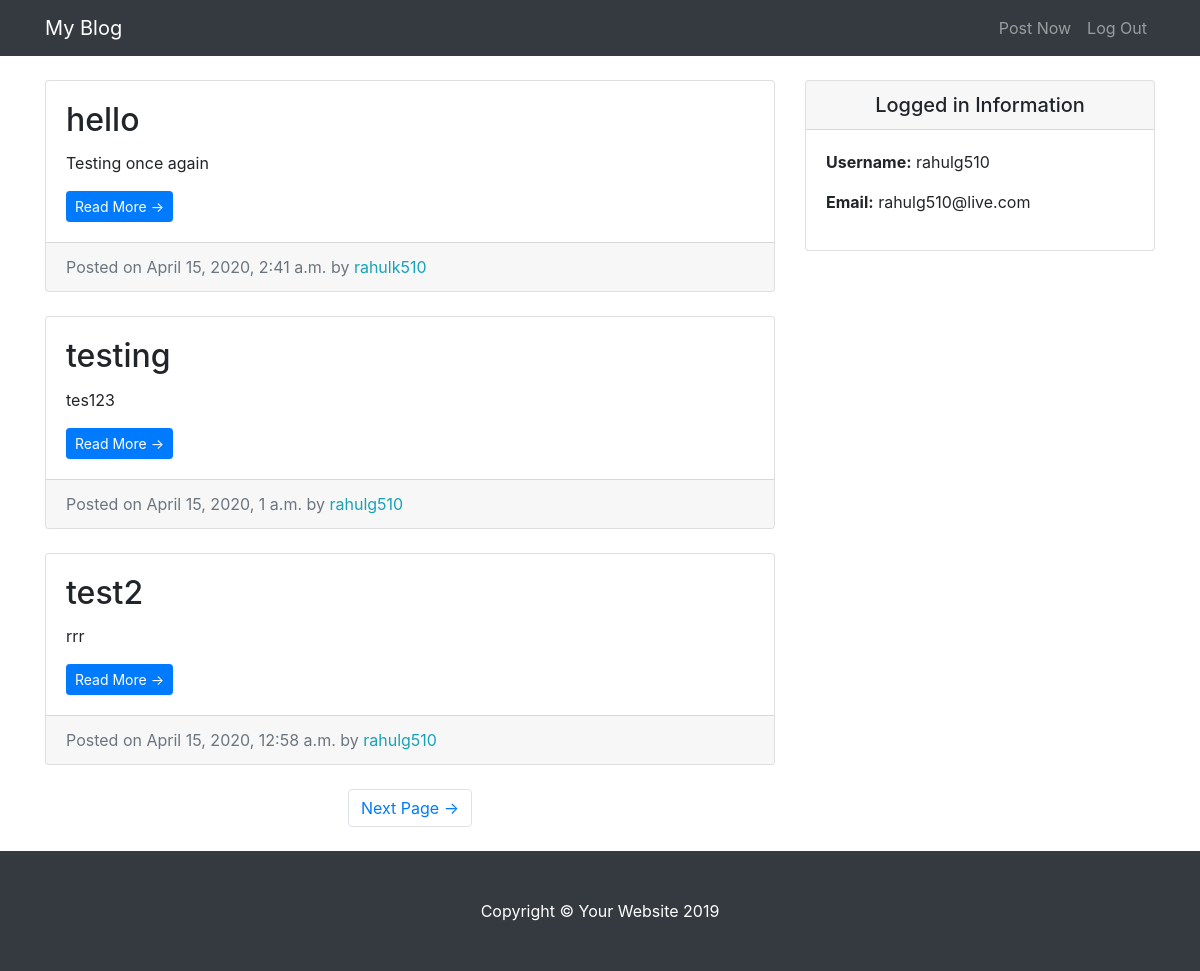
The app's page / (signed in), older data.
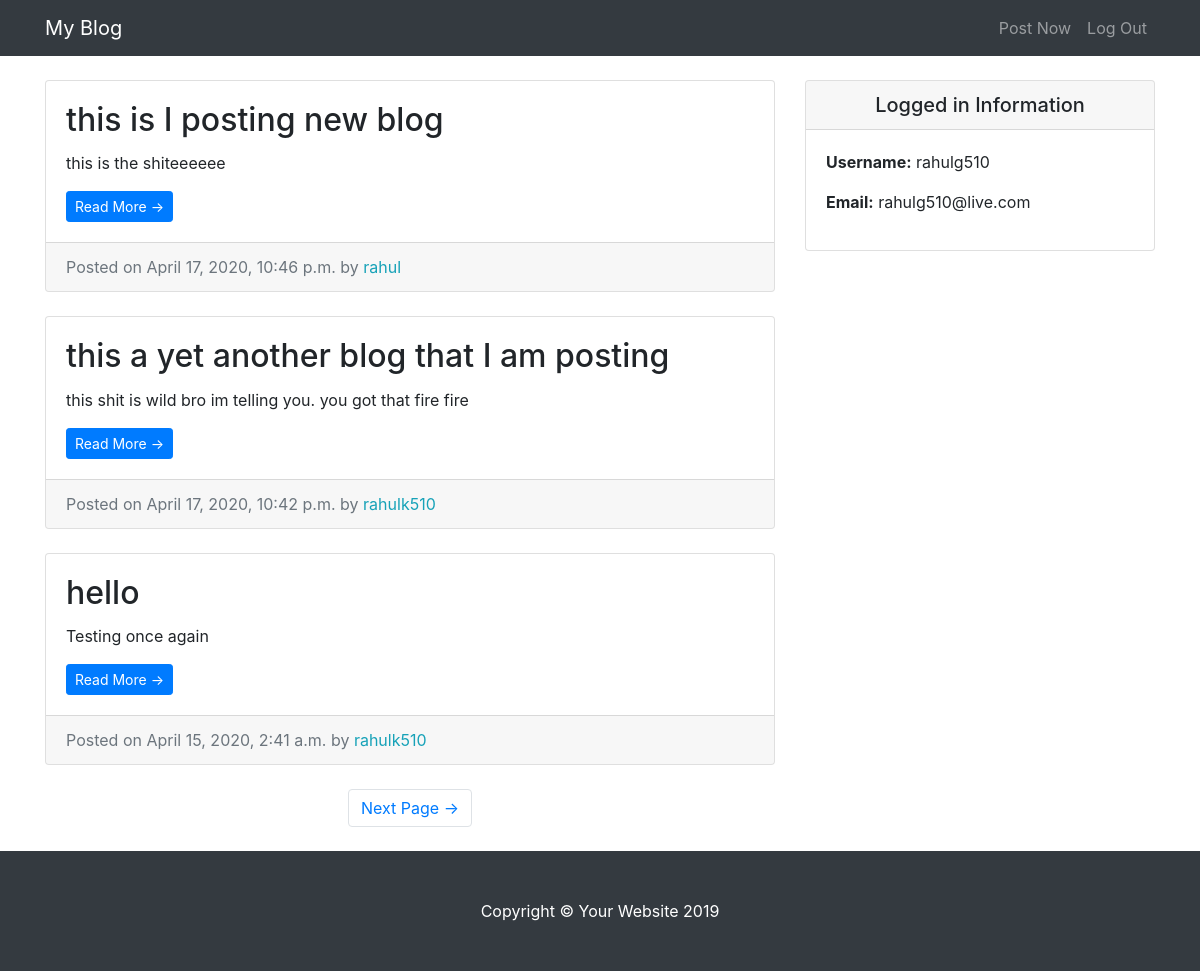
The same page, newer data.
### blogEntries/models.py (models this page shows, shortened)
class BlogEntry(models.Model):
    entry_title = models.CharField(max_length=50)
    entry_text = models.TextField()
    entry_date = models.DateTimeField(auto_now_add=True)
    entry_author = models.ForeignKey(User, on_delete=models.CASCADE)
    class Meta:
        verbose_name_plural = "blogEntries"

### blogEntries/views.py (the view)
# urls.py: path('', HomeView.as_view(), name = 'blog-home'),
class HomeView(LoginRequiredMixin ,ListView):
    model = BlogEntry
    template_name = 'blogEntries/index.html'
    context_object_name = 'blog_entries'
    ordering = ['-entry_date']
    paginate_by = 3

### blogEntries/templates/blogEntries/index.html (shortened to what this page needs)
{% extends "blogEntries/base.html" %}
{% block content %}
 <div class="col-md-8">
    {% for entry in blog_entries %}
    <div class="card mb-4 mt-4">
      <div class="card-body">
        <h2 class="card-title">{{ entry.entry_title }}</h2>
        <p class="card-text">{{entry.entry_text|truncatechars:200 }}</p>
        <a href="{% url 'entry-detail' entry.pk %}" class="btn btn-primary btn-sm">Read More &rarr;</a>
      </div>
      <div class="card-footer text-muted">
        Posted on {{entry.entry_date}} by
        <span class= "text-info mr-2">{{entry.entry_author}}</span>
      </div>
    </div>
    {% endfor %}
    {% if is_paginated %}
    <ul class="pagination justify-content-center mb-4">
      {% if page_obj.has_next %}
      <li class="page-item">
        <a class="page-link" href="?page={{ page_obj.next_page_number }}">Next Page &rarr;</a>
      </li>
      {% endif %}
    </ul>
    {% endif %}
  </div>
  {% endblock %}

Row changes from the older to the newer data that the page shows:
no longer on this page (row unchanged): BlogEntry: entry_title "testing", entry_text "tes123", entry_date "April 15, 2020, 1 a.m.", entry_author "rahulg510"
no longer on this page (row unchanged): BlogEntry: entry_title "test2", entry_text "rrr", entry_date "April 15, 2020, 12:58 a.m.", entry_author "rahulg510"
added BlogEntry: entry_title "this is I posting new blog", entry_text "this is the shiteeeeee", entry_date "April 17, 2020, 10:46 p.m.", entry_author "rahul"
added BlogEntry: entry_title "this a yet another blog that I am posting", entry_text "this shit is wild bro im telling you. you got that fire fire", entry_date "April 17, 2020, 10:42 p.m.", entry_author "rahulk510"
